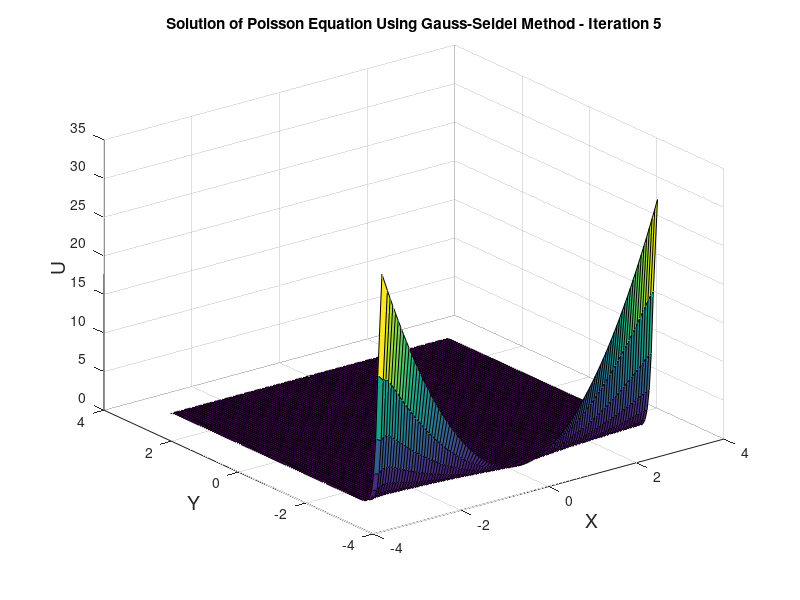
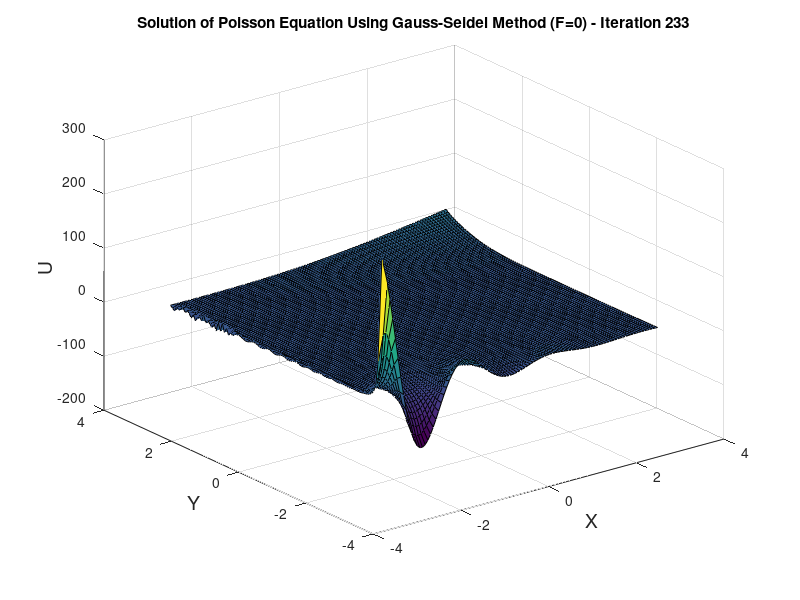

The MATLAB source for these figures, in order:
%% USING GAUSS SEIDEL METHOD
% PART A
clear all,clc
Ax = -pi;
Bx = pi;
Ay = -pi;
By = pi;
epsilon = 0.1;
N = 100; % Number of points; N+1 discretizations 
h = (Bx-Ax)/(N+2); % Since the discretization for x and y are equal, h is used.
x = zeros(1,(N+2));
y = zeros(1,(N+2));
x(1,1) = Ax;
y(1,1) = Ay;
for a = 2:(N+2)
    x(1,a) = Ax+(a*h); % Grid being made in the for loop.
    y(1,a) = Ay+(a*h);
end
counter = 1;
Error = 10;
U = zeros(N+2,N+2); % This is the initial guess matrix.
C = zeros(N+2,N+2); % This is the matrix that will copy the previous time frame matrix 
for i = 1:(N+2)
        %C(1,i) = cos(pi*(x(i)-Ax))*cosh(Bx-x(i));
        C(1,i) = 1+x(i)^2+2*y(i)^2;
        %C((N+2),i) = ((x(i)-Ax))^2*sin(pi*(x(i)-Ax)/(2*(Bx-Ax)));
        C(1,i) = 1+x(i)^2+2*y(i)^2;

end
while Error>epsilon
    for i = 2:(N+1)
       for j = 2:(N+1)
            % F(i,j) = cos(pi/2.*(2.*((x(j)-Ax)/(Bx-Ax))+1)).*sin(pi.*((y(i)-Ay)/(By-Ay)));
            F(i,j) = -6;
             C(i,j) = 0.25*(C(i-1,j)+C(i,j-1)+U(i,j+1)+U(i+1,j))-(F(i,j)*h^2);

 
        end
        %F(i,1) = cos(pi/2.*(2.*((x(1)-Ax)/(Bx-Ax))+1)).*sin(pi.*((y(i))-Ay)/(By-Ay)); 
        F(i,1) = -6;
        C(i,1) = 0.25*(C(i-1,1)+C(i,2)+U(i,2)+U(i+1,1))-(F(i,1)*h^2); 
        %F(i,N+2) = cos(pi/2.*(2.*((x(N+2)-Ax)/(Bx-Ax))+1)).*sin(pi.*((y(i))-Ay)/(By-Ay));
        F(i,N+2)=-6;
        C(i,(N+2)) = 0.25*(C(i-1,N+2)+C(i,N+1)+U(i,N+1)+U(i+1,N+2))-(F(i,N+2)*h^2);

    end
Err = max((abs(C-U))./max(U));
Error = max(Err);
U = C;
counter = counter+1;
end
figure(1)
surf(x,y,U)
title(['Solution of Poisson Equation Using Gauss-Seidel Method - Iteration ',num2str(counter)]);
xlabel('X','Fontsize',14)
ylabel('Y','Fontsize',14)
zlabel('U','Fontsize',14)


% PART B - F = 0

for i = 1:(N+2)
        C1(1,i) = cos(pi*(x(i)-Ax))*cosh(Bx-x(i));
        C1((N+2),i) = ((x(i)-Ax))^2*sin(pi*(x(i)-Ax)/(2*(Bx-Ax)));
end
Error1 = 10;
counter1 = 0;
U1 = zeros(N+2,N+2);
while Error1>epsilon
    for i = 2:(N+1)
       for j = 2:(N+1)
             C1(i,j) = 0.25*(C1(i-1,j)+C1(i,j-1)+U1(i,j+1)+U1(i+1,j)); 
       end
        C1(i,1) = 0.25*(C1(i-1,1)+C1(i,2)-4.*U1(i,1)+U1(i,2)+U1(i+1,1));
        C1(i,(N+2)) = 0.25*(C1(i-1,N+2)+C1(i,N+1)+U1(i,N+1)+U1(i+1,N+2));
    end
Err1 = max(abs(C1-U1))./max(U1);
Error1 = max(Err1);
U1 = C1;
counter1 = counter1+1;
end
figure(2)
surf(x,y,U1)
title(['Solution of Poisson Equation Using Gauss-Seidel Method (F=0) - Iteration ',num2str(counter1)]);
xlabel('X','Fontsize',14)
ylabel('Y','Fontsize',14)
zlabel('U','Fontsize',14)
